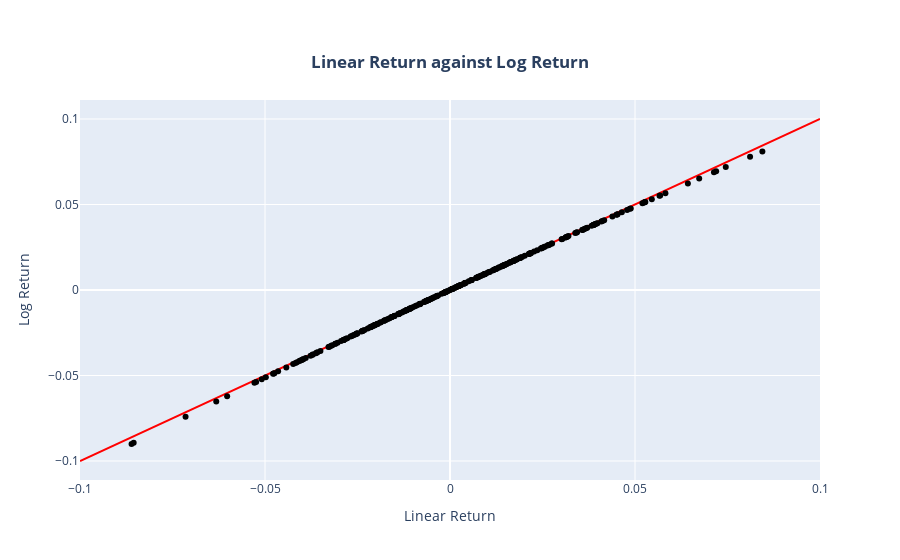

The code cell stored with this chart in its notebook:
### Code cell
fig = go.Figure()

fig.add_trace(go.Scatter(x=[-0.1, 0.1], y=[-.1,0.1], mode='lines', name='VALE open USD', line=dict(color='red'))) # Price series

fig.add_trace(go.Scatter(x=linear_return(open_p), y=log_return(open_p), mode='markers', name='VALE open USD', line=dict(color='#000000'))) # Price series

fig.update_layout(
    title={
        'text': "<b>Linear Return against Log Return</b>",
        'y':0.9,
        'x':0.5,
        'xanchor': 'center',
        'yanchor': 'top'},
    xaxis_title="Linear Return",
    yaxis_title="Log Return",
    showlegend = False)

### Figure 1 — Plotly figure (JSON) as saved in the notebook; plotly's stock layout.template omitted (floating-point values rounded to 4 significant figures; data arrays with more than 128 entries replaced by an {"elided": "..."} marker saying what was removed)
{"data": [{"line": {"color": "red"}, "mode": "lines", "name": "VALE open USD", "type": "scatter", "x": [-0.1, 0.1], "y": [-0.1, 0.1]}, {"line": {"color": "#000000"}, "mode": "markers", "name": "VALE open USD", "type": "scatter", "x": {"elided": "299 float values"}, "y": {"elided": "299 float values"}}], "layout": {"showlegend": false, "title": {"text": "<b>Linear Return against Log Return</b>", "x": 0.5, "xanchor": "center", "y": 0.9, "yanchor": "top"}, "xaxis": {"title": {"text": "Linear Return"}}, "yaxis": {"title": {"text": "Log Return"}}}}
